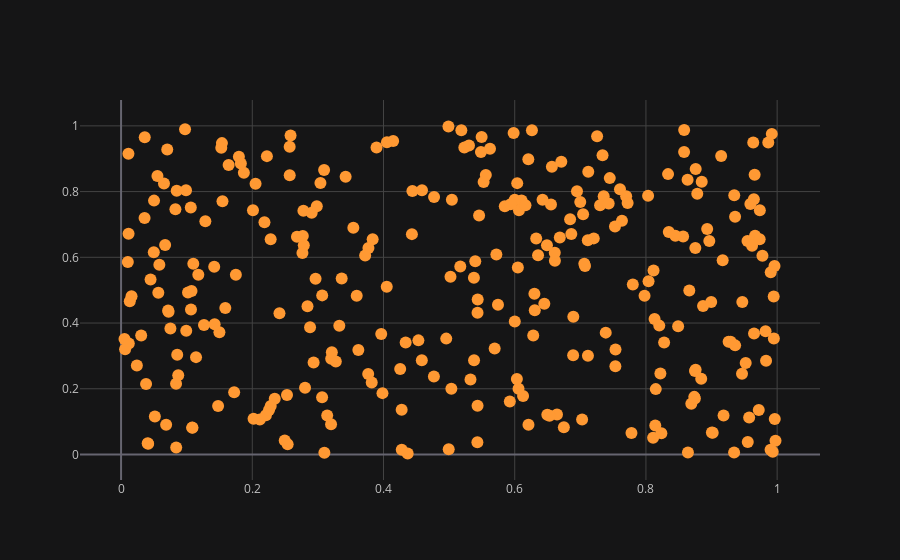

Source (notebook cell):
### Code cell
df.iplot(x='a', y='b', mode='markers')

### Figure 1 — Plotly figure (JSON) as saved in the notebook; plotly's stock layout.template omitted (floating-point values rounded to 4 significant figures; data arrays with more than 128 entries replaced by an {"elided": "..."} marker saying what was removed)
{"data": [{"line": {"color": "rgba(255, 153, 51, 1.0)", "dash": "solid", "shape": "linear", "width": 1.3}, "marker": {"size": 12, "symbol": "circle"}, "mode": "markers", "name": "b", "text": "", "type": "scatter", "x": {"elided": "300 float values"}, "y": {"elided": "300 float values"}}], "layout": {"legend": {"bgcolor": "#151516", "font": {"color": "#D9D9D9"}}, "paper_bgcolor": "#151516", "plot_bgcolor": "#151516", "title": {"font": {"color": "#D9D9D9"}}, "xaxis": {"gridcolor": "#434343", "showgrid": true, "tickfont": {"color": "#C2C2C2"}, "title": {"font": {"color": "#D9D9D9"}, "text": ""}, "zerolinecolor": "#666570"}, "yaxis": {"gridcolor": "#434343", "showgrid": true, "tickfont": {"color": "#C2C2C2"}, "title": {"font": {"color": "#D9D9D9"}, "text": ""}, "zerolinecolor": "#666570"}}}
